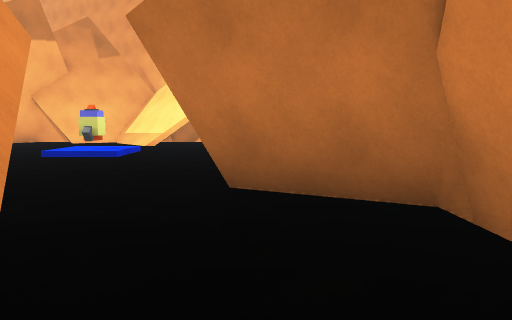
view 1 (above)

13 first-person views from a walk through a 3-D level made in the Unity game engine. The camera is 1.4 m above the floor, tilts 6° down and sees 70° across. The floor is counted in squares, 2 m on a side. Each view is taken from the middle of a square. On the plan, view 1 faces up. The plan holds only what a view shows up to about 11 squares ahead; the rest is blank. The place goes on beyond the plan.

view 2
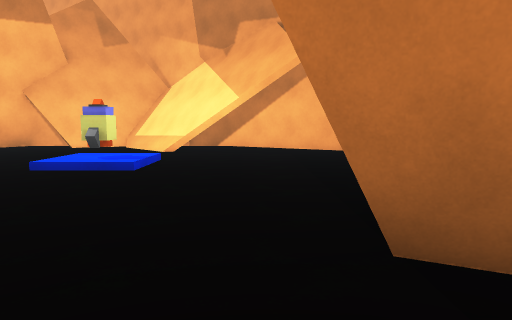

view 3
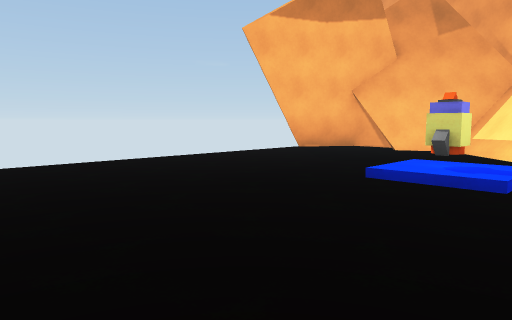

view 4
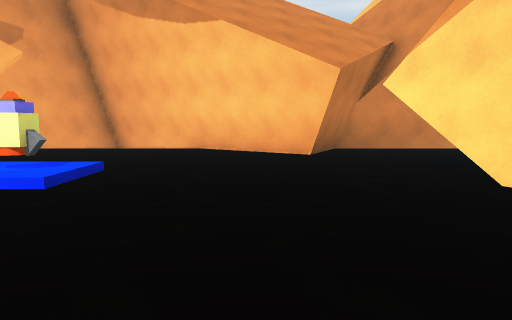

view 5
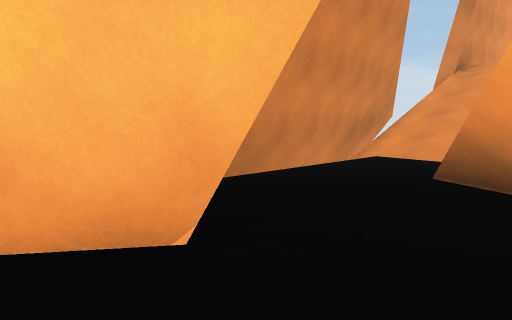

view 6
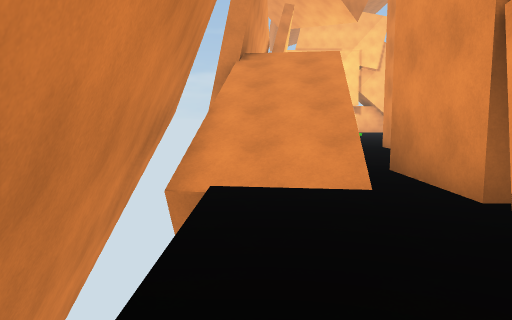

view 7
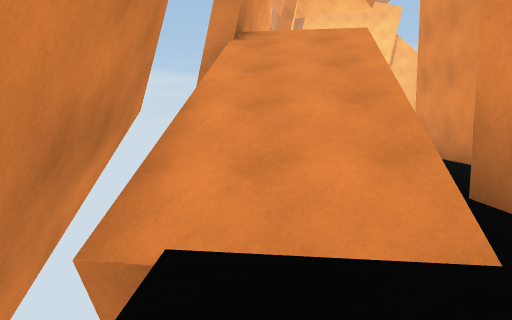

view 8
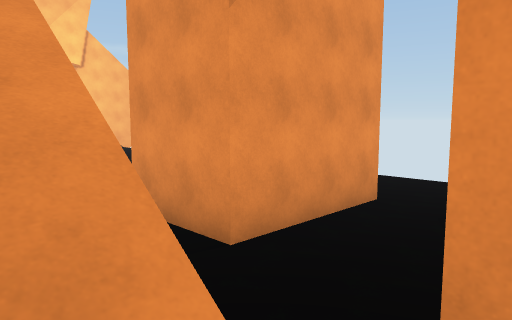

view 9
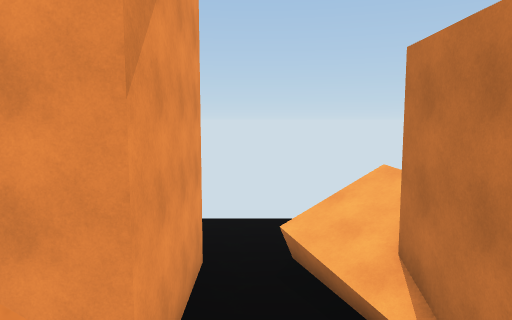

view 10
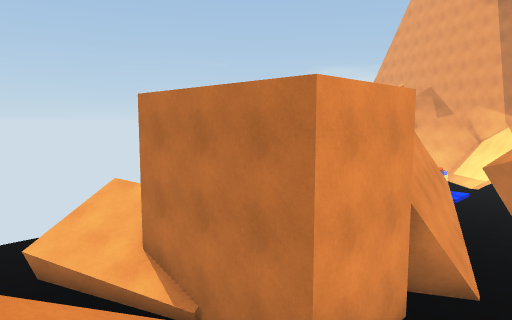

view 11
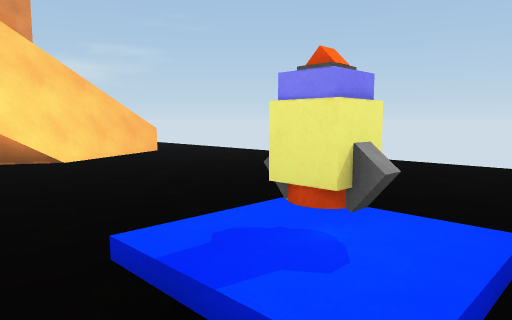

view 12
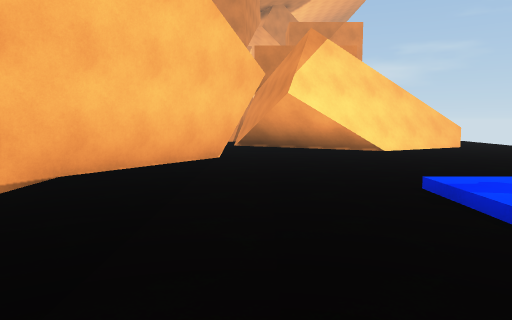

view 13
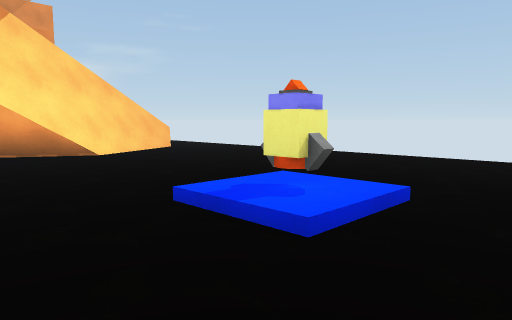

### Floor plan
Key: @ floor where view 1 was taken; # wall or solid block; x gap in a wall; . floor; / step, stairs or slope; = window, fence, low wall or low ledge; ^ raised ledge; v drop or lower ground; R rocket.
Columns run from 8 left of view 1 to 2 right of it. Each row starts with its distance up from view 1.
 13 ########
 12 #.#.######
 11 #...=##..##
 10 ..........#
  9 ..........#
  8 ....R/....#
  7 ....//....#
  6 .........##
  5 .........#
  4 ........##
  3 .........##
  2 ...####...#
  1 ..#v//v#..#
  0 ..    /#@.#
 -1        #..#
 -2        #//#
 -3    #####//#
 -4 ..#^^...//#
 -5 ........//
 -6 ...###.///x
 -7 ..   #.  #
 -8      #.

Positions as (right, up) in squares from view 1, and headings:
1: (0, 0), facing up
2: (-1, 2), facing up
3: (-2, 3), facing up-left
4: (-8, 5), facing right
5: (-2, 5), facing down-right
6: (1, 2), facing down
7: (1, 0), facing down
8: (0, -3), facing down-left
9: (0, -5), facing left
10: (1, -6), facing up-left
11: (-2, 9), facing down-left
12: (-1, 11), facing down
13: (-1, 10), facing down-left
